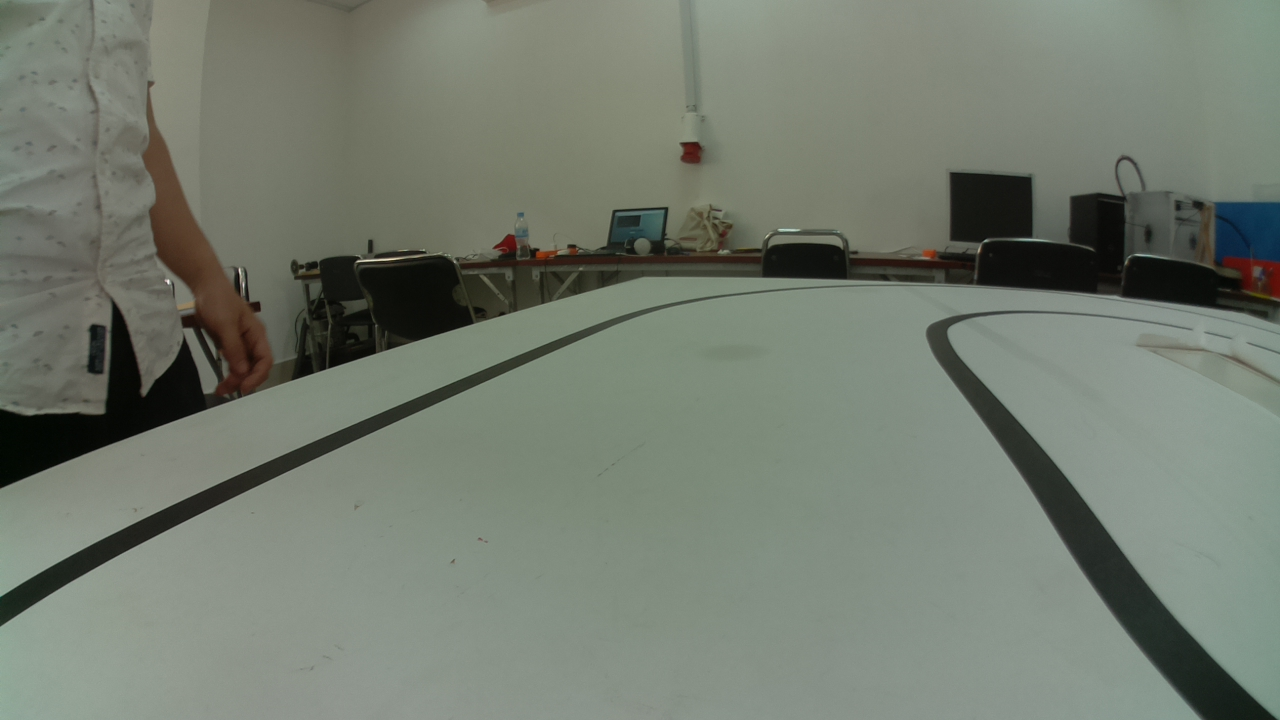
#> input picture TestingImage/Image0.jpg, 1280 x 720 px, found by its file name
$ python HoughTransform.py TestingImage/Image0.jpg
#> lines starting #> are read from the running program, lines starting #| are printed output that depends on the picture
"""
@file hough_lines.py
@brief This program demonstrates line finding with the Hough transform
"""
import sys
import math
import cv2 as cv
import numpy as np
import timeit


#Your statements here


def main(argv):

    default_file = 'sudoku.png'
    filename = 'TestingImage\\'+argv[0] if len(argv) > 0 else default_file
    # Loads an image
    src = cv.imread(cv.samples.findFile(filename), cv.IMREAD_GRAYSCALE)
    # Check if image is loaded fine
    if src is None:
        print ('Error opening image!')
        print ('Usage: hough_lines.py [image_name -- default ' + default_file + '] \n')
        return -1

    start = timeit.default_timer()

    dst = cv.Canny(src, 50, 200, None, 3)
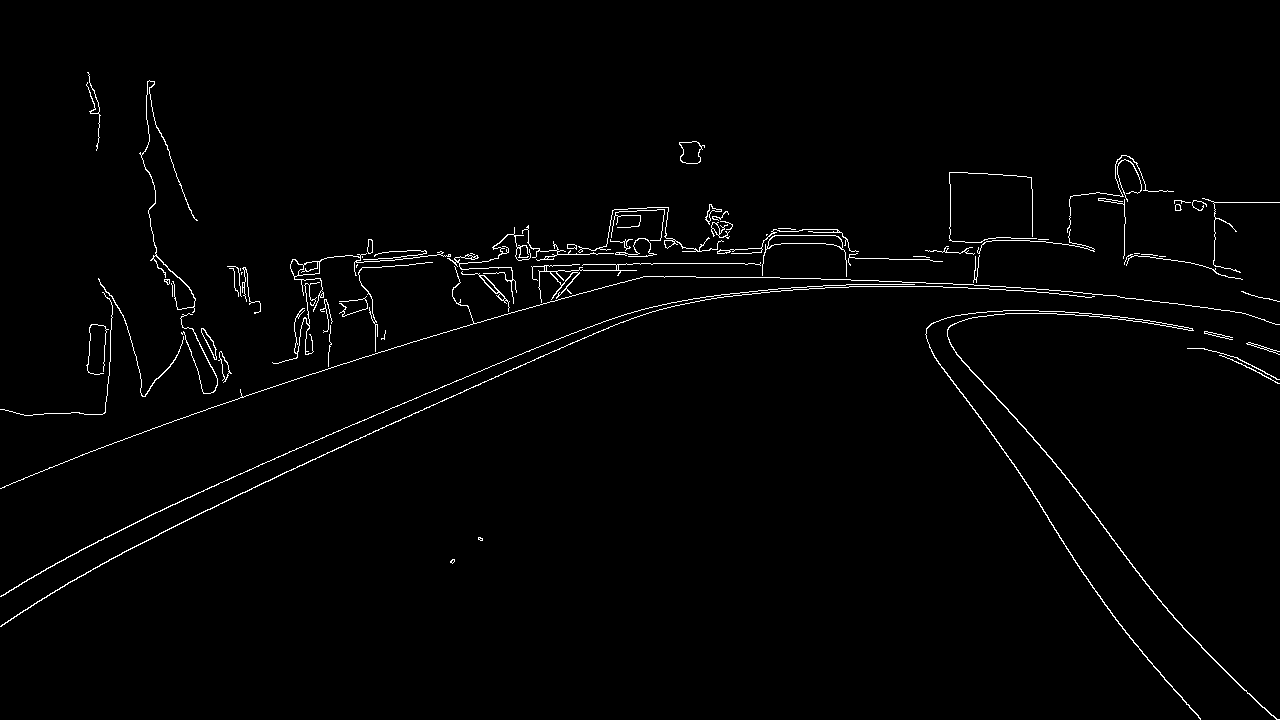
#> dst: shape (720, 1280); 1.5% white in thin lines or dots
    stop = timeit.default_timer()

    print('Time for Canny Algorithm: ', stop - start)
    start2 = timeit.default_timer()


    # Copy edges to the images that will display the results in BGR
    cdst = cv.cvtColor(dst, cv.COLOR_GRAY2BGR)
#> cdst: shape (720, 1280, 3); 1.5% white in thin lines or dots
    cdstP = np.copy(cdst)

    lines = cv.HoughLines(dst, 1, np.pi / 180, 150, None, 50, 10)
#> lines = 37 rows, first 8: [546, 1.15], [250, 1.61], [549, 1.13], [529, 1.17], [264, 1.59], [237, 1.62], [274, 1.54], [275, 1.55]
    stop = timeit.default_timer()

    print('Time for Hough Transform: ', stop - start2)
    print(lines.shape)
#| (37, 1, 2)
    if lines is not None:
        for i in range(0, len(lines)):
            rho = lines[i][0][0]
            theta = lines[i][0][1]
            a = math.cos(theta)
            b = math.sin(theta)
            x0 = a * rho
            y0 = b * rho
            pt1 = (int(x0 + 1000*(-b)), int(y0 + 1000*(a)))
            pt2 = (int(x0 - 1000*(-b)), int(y0 - 1000*(a)))
            cv.line(cdst, pt1, pt2, (0,0,255), 3, cv.LINE_AA)
#> this loop made 37 passes
#> (rho, theta, a, b, x0, y0, pt1, pt2) on passes 1 to 6: (546, 1.15, 0.407, 0.914, 222.1, 498.8, (-691, 905), (1135, 92)), (250, 1.61, -0.0349, 0.999, -8.72, 249.8, (-1008, 214), (990, 284)), (549, 1.13, 0.423, 0.906, 232, 497.6, (-674, 920), (1138, 74)), (529, 1.17, 0.391, 0.921, 206.7, 486.9, (-713, 877), (1127, 96)), (264, 1.59, -0.0175, 1, -4.61, 264, (-1004, 246), (995, 281)), (237, 1.62, -0.0523, 0.999, -12.4, 236.7, (-1011, 184), (986, 289))
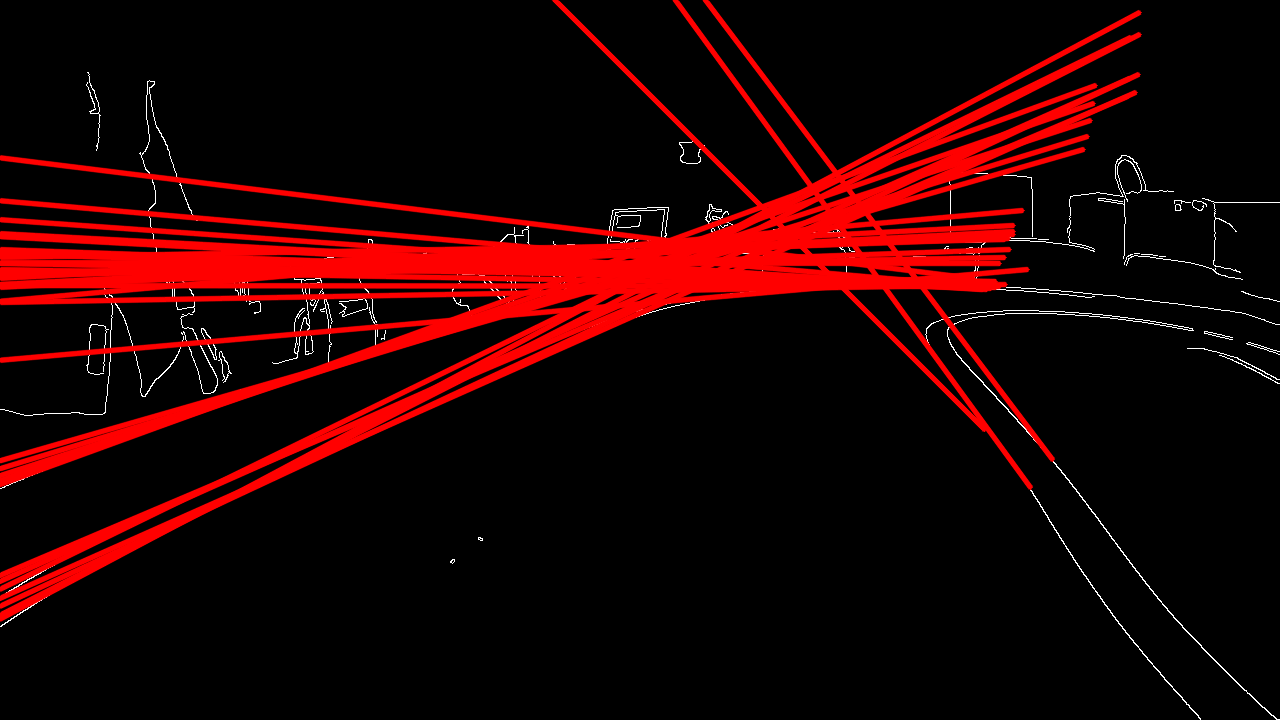
#> cdst: shape (720, 1280, 3); mean B, G, R 1.8, 1.8, 34.1


    linesP = cv.HoughLinesP(dst, 1, np.pi / 180, 50, None, 50, 10)
#> linesP = 50 rows, first 6: [332, 451, 484, 381], [208, 408, 433, 335], [544, 265, 696, 263], [696, 250, 765, 248], [643, 276, 743, 277], [792, 278, 973, 284]

    if linesP is not None:
        for i in range(0, len(linesP)):
            l = linesP[i][0]
            cv.line(cdstP, (l[0], l[1]), (l[2], l[3]), (0,0,255), 3, cv.LINE_AA)
#> this loop made 50 passes
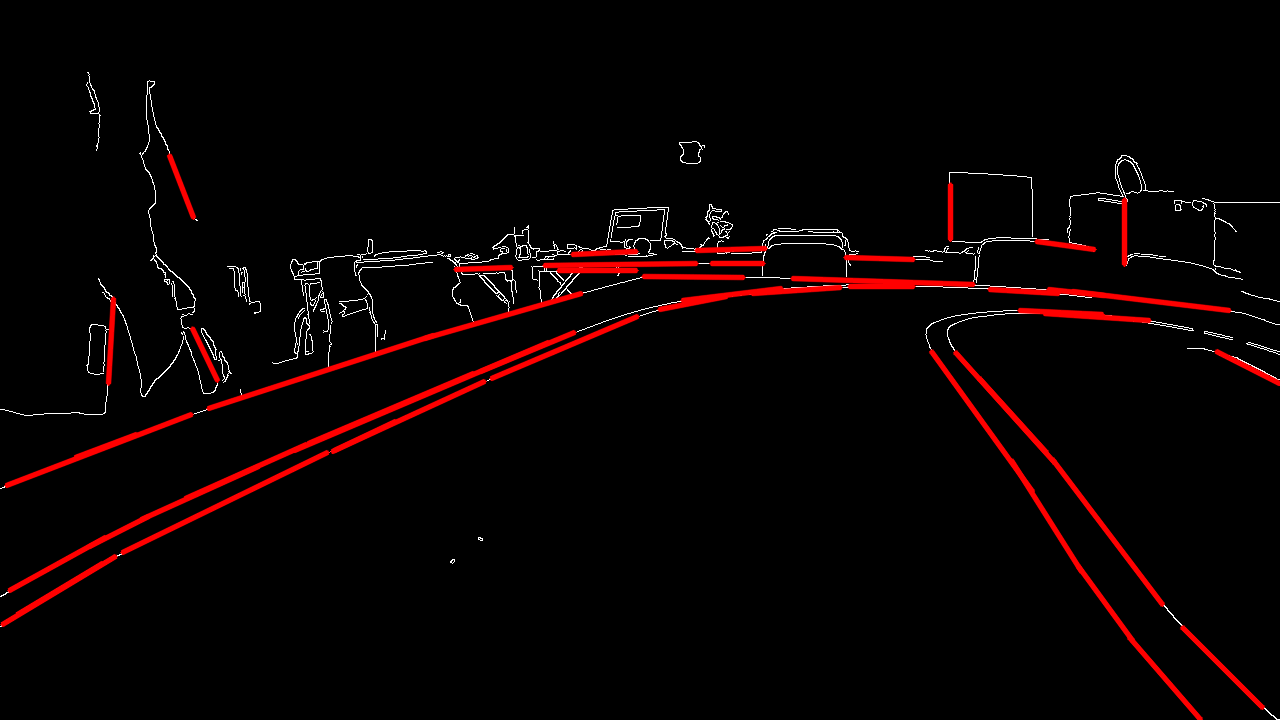
#> cdstP: shape (720, 1280, 3); mean B, G, R 2.2, 2.2, 9.5

    cv.imshow("Source", src)
    cv.imshow("Detected Lines (in red) - Standard Hough Line Transform", cdst)
    cv.imshow("Detected Lines (in red) - Probabilistic Line Transform", cdstP)

    cv.waitKey()
    return 0

if __name__ == "__main__":
    main(sys.argv[1:])

$ run again, on TestingImage/Image10.jpg
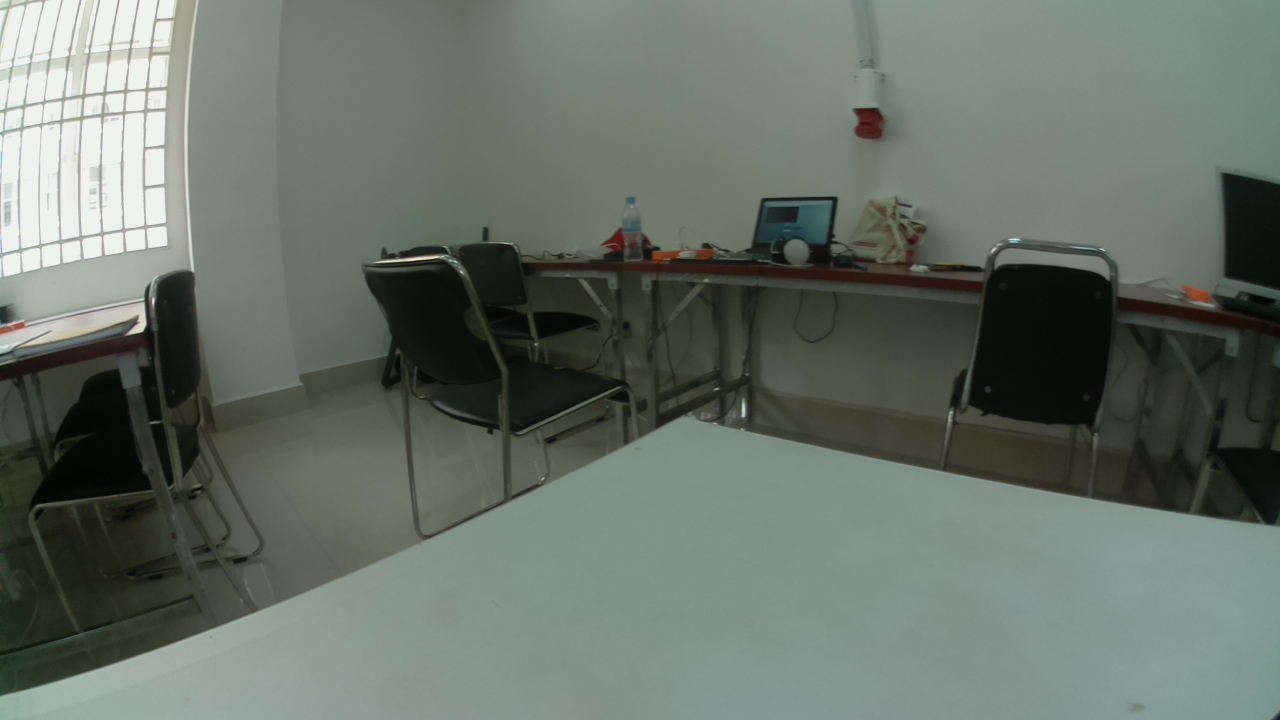
#> input picture TestingImage/Image10.jpg, 1280 x 720 px, found by its file name
#> dst: shape (720, 1280); 2.2% white in thin lines or dots
#> lines = 25 rows, first 8: [669, 1.13], [232, 1.64], [282, 1.76], [266, 1.78], [247, 1.59], [301, 1.75], [195, 1.66], [-174, 3.07]
#| (25, 1, 2)
#> the loop in main, `for i in range(0, len(lines)):` made 25 passes
#> (rho, theta, a, b, x0, y0, pt1, pt2) on passes 1 to 6: (669, 1.13, 0.423, 0.906, 282.7, 606.3, (-623, 1028), (1189, 183)), (232, 1.64, -0.0698, 0.998, -16.18, 231.4, (-1013, 161), (981, 301)), (282, 1.76, -0.191, 0.982, -53.81, 276.8, (-1035, 86), (927, 467)), (266, 1.78, -0.208, 0.978, -55.3, 260.2, (-1033, 52), (922, 468)), (247, 1.59, -0.0175, 1, -4.31, 247, (-1004, 229), (995, 264)), (301, 1.75, -0.174, 0.985, -52.27, 296.4, (-1037, 122), (932, 470))
#> after the loop in main, `for i in range(0, len(lines)):`:
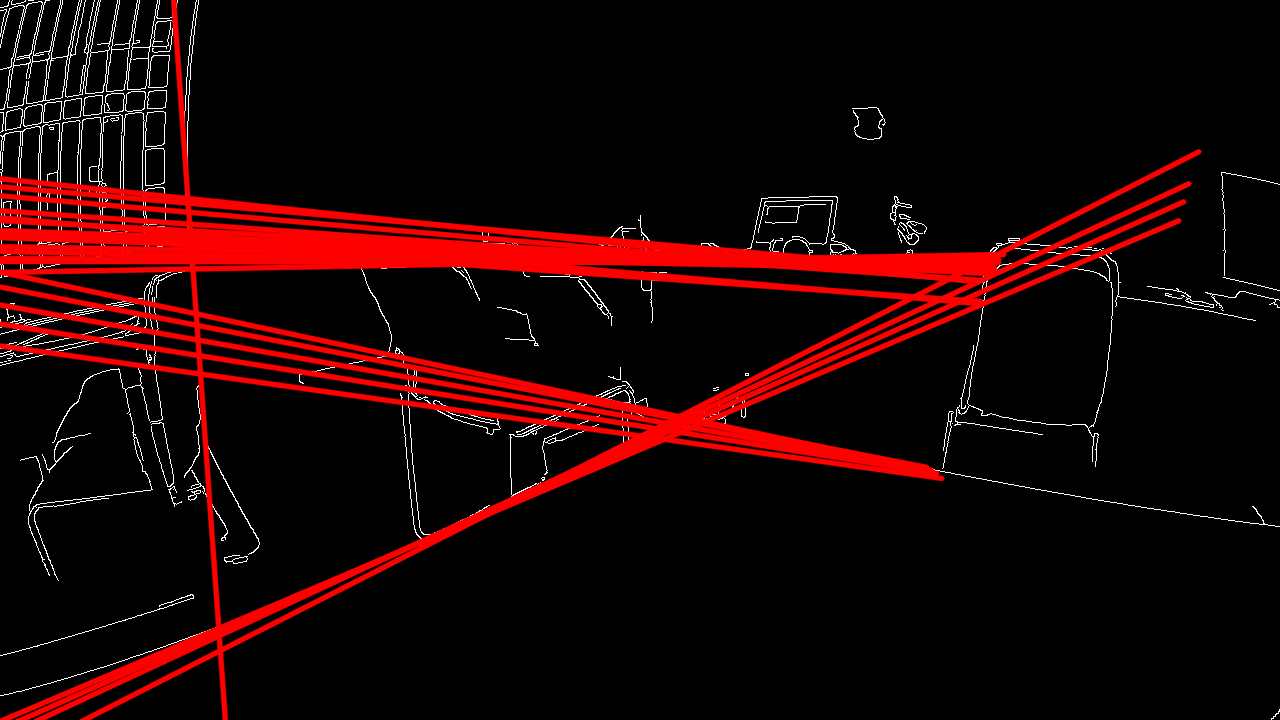
#> cdst: shape (720, 1280, 3); mean B, G, R 3.8, 3.8, 28.9
#> linesP = 89 rows, first 6: [867, 271, 986, 282], [656, 279, 925, 298], [696, 419, 945, 472], [379, 561, 613, 452], [689, 259, 772, 260], [187, 169, 194, 282]
#> the loop in main, `for i in range(0, len(linesP)):` made 89 passes
#> after the loop in main, `for i in range(0, len(linesP)):`:
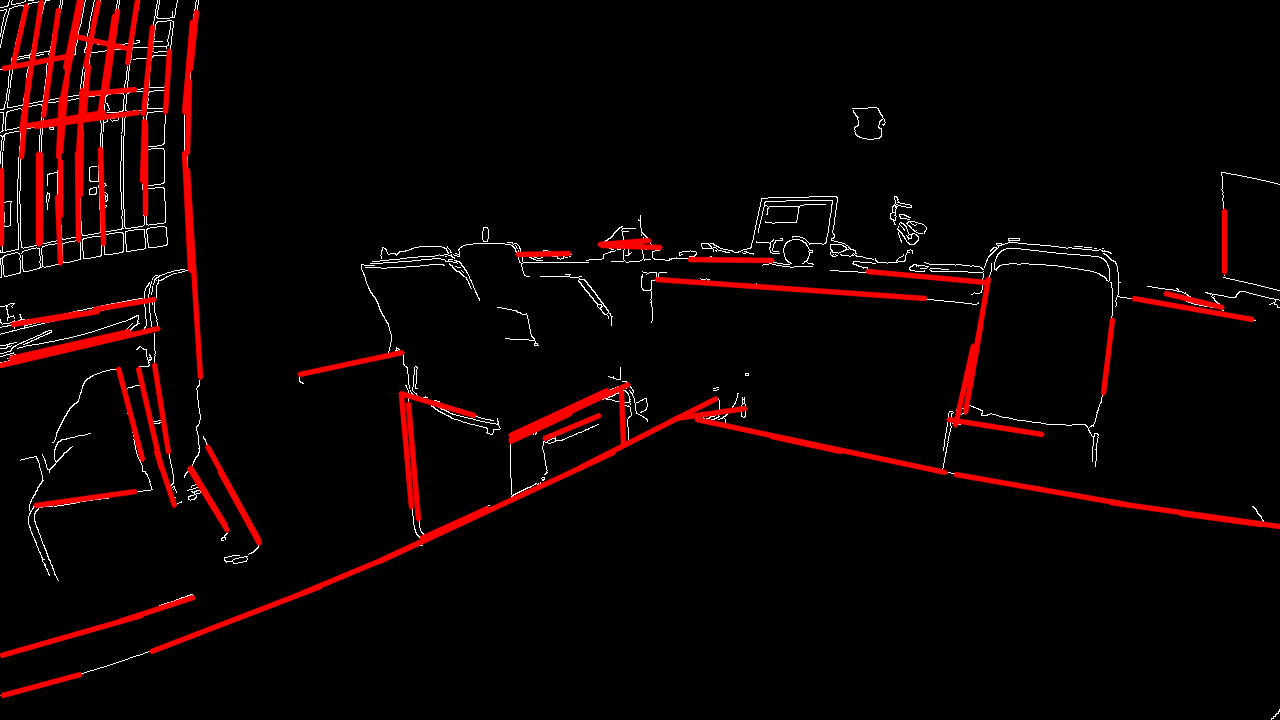
#> cdstP: shape (720, 1280, 3); mean B, G, R 3, 3, 13.7
